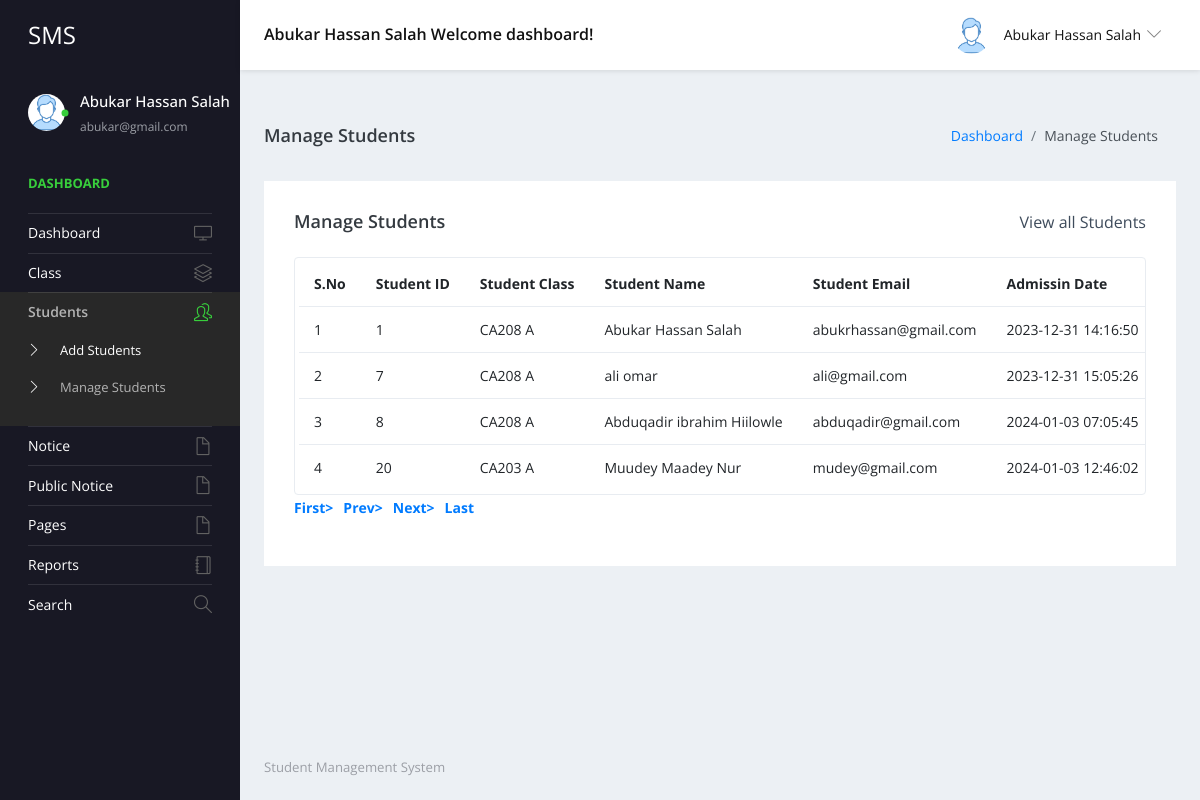
/studentms/admin/manage-students.php (signed in), run on the app's committed database.
### tables this page shows
CREATE TABLE `tblstudent` (
  `ID` int(10) NOT NULL,
  `StudentName` varchar(200) DEFAULT NULL,
  `StudentEmail` varchar(200) DEFAULT NULL,
  `StudentClass` varchar(100) DEFAULT NULL,
  `Gender` varchar(50) DEFAULT NULL,
  `DOB` date DEFAULT NULL,
  `StuID` varchar(200) DEFAULT NULL,
  `FatherName` mediumtext DEFAULT NULL,
  `MotherName` mediumtext DEFAULT NULL,
  `ContactNumber` bigint(10) DEFAULT NULL,
  `AltenateNumber` bigint(10) DEFAULT NULL,
  `Address` mediumtext DEFAULT NULL,
  `UserName` varchar(200) DEFAULT NULL,
  `Password` varchar(200) DEFAULT NULL,
  `Image` varchar(200) DEFAULT NULL,
  `DateofAdmission` timestamp NULL DEFAULT current_timestamp()
);

CREATE TABLE `tblclass` (
  `ID` int(5) NOT NULL,
  `ClassName` varchar(50) DEFAULT NULL,
  `Section` varchar(20) DEFAULT NULL,
  `CreationDate` timestamp NULL DEFAULT current_timestamp()
);

### studentms/admin/manage-students.php (the view, shortened to what this page needs)
<?php
include('includes/dbconnection.php');
if (strlen($_SESSION['sturecmsaid']==0)) {
  header('location:logout.php');
  } else{
?>
<!DOCTYPE html>
<html lang="en">
  <head>
    <link rel="stylesheet" href="vendors/simple-line-icons/css/simple-line-icons.css">
    <link rel="stylesheet" href="vendors/flag-icon-css/css/flag-icon.min.css">
    <link rel="stylesheet" href="vendors/css/vendor.bundle.base.css">
    <link rel="stylesheet" href="./vendors/daterangepicker/daterangepicker.css">
    <link rel="stylesheet" href="./vendors/chartist/chartist.min.css">
    <link rel="stylesheet" href="./css/style.css">
  </head>
  <body>
    <div class="container-scroller">
     <?php include_once('includes/header.php');?>
      <div class="container-fluid page-body-wrapper">
        <?php include_once('includes/sidebar.php');?>
        <div class="main-panel">
          <div class="content-wrapper">
             <div class="page-header">
              <h3 class="page-title"> Manage Students </h3>
              <nav aria-label="breadcrumb">
                <ol class="breadcrumb">
                  <li class="breadcrumb-item"><a href="dashboard.php">Dashboard</a></li>
                  <li class="breadcrumb-item active" aria-current="page"> Manage Students</li>
                </ol>
              </nav>
            </div>
            <div class="row">
              <div class="col-md-12 grid-margin stretch-card">
                <div class="card">
                  <div class="card-body">
                    <div class="d-sm-flex align-items-center mb-4">
                      <h4 class="card-title mb-sm-0">Manage Students</h4>
                      <a href="#" class="text-dark ml-auto mb-3 mb-sm-0"> View all Students</a>
                    </div>
                    <div class="table-responsive border rounded p-1">
                      <table class="table">
                        <thead>
                          <tr>
                            <th class="font-weight-bold">S.No</th>
                            <th class="font-weight-bold">Student ID</th>
                            <th class="font-weight-bold">Student Class</th>
                            <th class="font-weight-bold">Student Name</th>
                            <th class="font-weight-bold">Student Email</th>
                            <th class="font-weight-bold">Admissin Date</th>
                          </tr>
                        </thead>
                        <tbody>
                           <?php
                            if (isset($_GET['pageno'])) {
            $pageno = $_GET['pageno'];
        } else {
            $pageno = 1;
        }
        $no_of_records_per_page = 15;
        $offset = ($pageno-1) * $no_of_records_per_page;
       $ret = "SELECT ID FROM tblstudent";
$query1 = $dbh -> prepare($ret);
$query1->execute();
$total_rows=$query1->rowCount();
$total_pages = ceil($total_rows / $no_of_records_per_page);
$sql="SELECT tblstudent.StuID,tblstudent.ID as sid,tblstudent.StudentName,tblstudent.StudentEmail,tblstudent.DateofAdmission,tblclass.ClassName,tblclass.Section from tblstudent join tblclass on tblclass.ID=tblstudent.StudentClass LIMIT $offset, $no_of_records_per_page";
$query = $dbh -> prepare($sql);
$query->execute();
$results=$query->fetchAll(PDO::FETCH_OBJ);
$cnt=1;
if($query->rowCount() > 0)
{
foreach($results as $row)
{               ?>
                          <tr>
                            <td><?php echo htmlentities($cnt);?></td>
                            <td><?php  echo htmlentities($row->StuID);?></td>
                            <td><?php  echo htmlentities($row->ClassName);?> <?php  echo htmlentities($row->Section);?></td>
                            <td><?php  echo htmlentities($row->StudentName);?></td>
                            <td><?php  echo htmlentities($row->StudentEmail);?></td>
                            <td><?php  echo htmlentities($row->DateofAdmission);?></td>
                          </tr><?php $cnt=$cnt+1;}} ?>
                        </tbody>
                      </table>
                    </div>
                    <div align="left">
    <ul class="pagination" >
        <li><a href="?pageno=1"><strong>First></strong></a></li>
        <li class="<?php if($pageno <= 1){ echo 'disabled'; } ?>">
            <a href="<?php if($pageno <= 1){ echo '#'; } else { echo "?pageno=".($pageno - 1); } ?>"><strong style="padding-left: 10px">Prev></strong></a>
        </li>
        <li class="<?php if($pageno >= $total_pages){ echo 'disabled'; } ?>">
            <a href="<?php if($pageno >= $total_pages){ echo '#'; } else { echo "?pageno=".($pageno + 1); } ?>"><strong style="padding-left: 10px">Next></strong></a>
        </li>
        <li><a href="?pageno=<?php echo $total_pages; ?>"><strong style="padding-left: 10px">Last</strong></a></li>
    </ul>
</div>
                  </div>
                </div>
              </div>
            </div>
          </div>
         <?php include_once('includes/footer.php');?>
        </div>
      </div>
    </div>
  </body>
</html><?php }  ?>

### studentms/admin/includes/header.php (shortened to what this page needs)
 <nav class="navbar default-layout-navbar col-lg-12 col-12 p-0 fixed-top d-flex flex-row">
        <div class="navbar-brand-wrapper d-flex align-items-center">
          <a class="navbar-brand brand-logo" href="dashboard.php">
            <strong style="color: white;">SMS</strong>
          </a>
        </div><?php
         $aid= $_SESSION['sturecmsaid'];
$sql="SELECT * from tbladmin where ID=:aid";
$query = $dbh -> prepare($sql);
$query->bindParam(':aid',$aid,PDO::PARAM_STR);
$query->execute();
$results=$query->fetchAll(PDO::FETCH_OBJ);
$cnt=1;
if($query->rowCount() > 0)
{
foreach($results as $row)
{               ?>
        <div class="navbar-menu-wrapper d-flex align-items-center flex-grow-1">
          <h5 class="mb-0 font-weight-medium d-none d-lg-flex"><?php  echo htmlentities($row->AdminName);?> Welcome dashboard!</h5>
          <ul class="navbar-nav navbar-nav-right ml-auto">
            <li class="nav-item dropdown d-none d-xl-inline-flex user-dropdown">
              <a class="nav-link dropdown-toggle" id="UserDropdown" href="#" data-toggle="dropdown" aria-expanded="false">
                <img class="img-xs rounded-circle ml-2" src="images/faces/face8.jpg" alt="Profile image"> <span class="font-weight-normal"> <?php  echo htmlentities($row->AdminName);?> </span></a>
                <?php $cnt=$cnt+1;}} ?>
            </li>
          </ul>
        </div>
      </nav>

### studentms/admin/includes/sidebar.php (shortened to what this page needs)
<nav class="sidebar sidebar-offcanvas" id="sidebar">
          <ul class="nav">
            <li class="nav-item nav-profile">
              <a href="#" class="nav-link">
                <div class="profile-image">
                  <img class="img-xs rounded-circle" src="images/faces/face8.jpg" alt="profile image">
                  <div class="dot-indicator bg-success"></div>
                </div>
                <div class="text-wrapper">
                  <?php
         $aid= $_SESSION['sturecmsaid'];
$sql="SELECT * from tbladmin where ID=:aid";
$query = $dbh -> prepare($sql);
$query->bindParam(':aid',$aid,PDO::PARAM_STR);
$query->execute();
$results=$query->fetchAll(PDO::FETCH_OBJ);
$cnt=1;
if($query->rowCount() > 0)
{
foreach($results as $row)
{               ?>
                  <p class="profile-name"><?php  echo htmlentities($row->AdminName);?></p>
                  <p class="designation"><?php  echo htmlentities($row->Email);?></p><?php $cnt=$cnt+1;}} ?>
                </div>
              </a>
            </li>
            <li class="nav-item nav-category">
              <span class="nav-link">Dashboard</span>
            </li>
            <li class="nav-item">
              <a class="nav-link" href="dashboard.php">
                <span class="menu-title">Dashboard</span>
                <i class="icon-screen-desktop menu-icon"></i>
              </a>
            </li>
            <li class="nav-item">
              <a class="nav-link" data-toggle="collapse" href="#ui-basic" aria-expanded="false" aria-controls="ui-basic">
                <span class="menu-title">Class</span>
                <i class="icon-layers menu-icon"></i>
              </a>
            </li>
            <li class="nav-item">
              <a class="nav-link" data-toggle="collapse" href="#ui-basic1" aria-expanded="false" aria-controls="ui-basic1">
                <span class="menu-title">Students</span>
                <i class="icon-people menu-icon"></i>
              </a>
              <div class="collapse" id="ui-basic1">
                <ul class="nav flex-column sub-menu">
                  <li class="nav-item"> <a class="nav-link" href="add-students.php">Add Students</a></li>
                  <li class="nav-item"> <a class="nav-link" href="manage-students.php">Manage Students</a></li>
                </ul>
              </div>
            </li>
            <li class="nav-item">
              <a class="nav-link" data-toggle="collapse" href="#auth" aria-expanded="false" aria-controls="auth">
                <span class="menu-title">Notice</span>
                <i class="icon-doc menu-icon"></i>
              </a>
            </li>
            <li class="nav-item">
              <a class="nav-link" data-toggle="collapse" href="#auth1" aria-expanded="false" aria-controls="auth">
                <span class="menu-title">Public Notice</span>
                <i class="icon-doc menu-icon"></i>
              </a>
              <li class="nav-item">
              <a class="nav-link" data-toggle="collapse" href="#auth2" aria-expanded="false" aria-controls="auth">
                <span class="menu-title">Pages</span>
                <i class="icon-doc menu-icon"></i>
              </a>
            </li>
              <li class="nav-item">
              <a class="nav-link" href="between-dates-reports.php">
                <span class="menu-title">Reports</span>
                <i class="icon-notebook menu-icon"></i>
              </a>
            </li>
            <li class="nav-item">
              <a class="nav-link" href="search.php">
                <span class="menu-title">Search</span>
                <i class="icon-magnifier menu-icon"></i>
              </a>
            </li>
            </li>
          </ul>
        </nav>

### data on the page
tblstudent: StuID "1", tblclass.ClassName "CA208", tblclass.Section "A", StudentName "Abukar Hassan Salah", StudentEmail "abukrhassan@gmail.com", DateofAdmission "2023-12-31 14:16:50"
tblstudent: StuID "7", tblclass.ClassName "CA208", tblclass.Section "A", StudentName "ali omar", StudentEmail "ali@gmail.com", DateofAdmission "2023-12-31 15:05:26"
tblstudent: StuID "8", tblclass.ClassName "CA208", tblclass.Section "A", StudentName "Abduqadir ibrahim Hiilowle", StudentEmail "abduqadir@gmail.com", DateofAdmission "2024-01-03 07:05:45"
tblstudent: StuID "20", tblclass.ClassName "CA203", tblclass.Section "A", StudentName "Muudey Maadey Nur", StudentEmail "mudey@gmail.com", DateofAdmission "2024-01-03 12:46:02"

### other printed values
$row->AdminName "Abukar Hassan Salah"
$row->Email "abukar@gmail.com"
